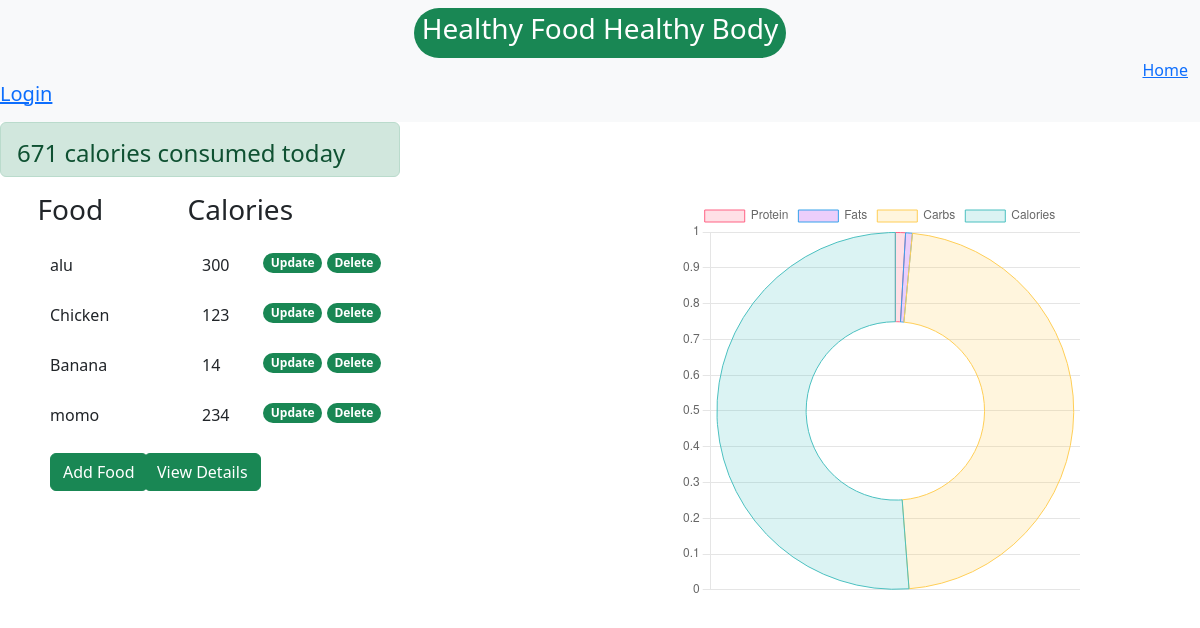
Before: / with the older database file.
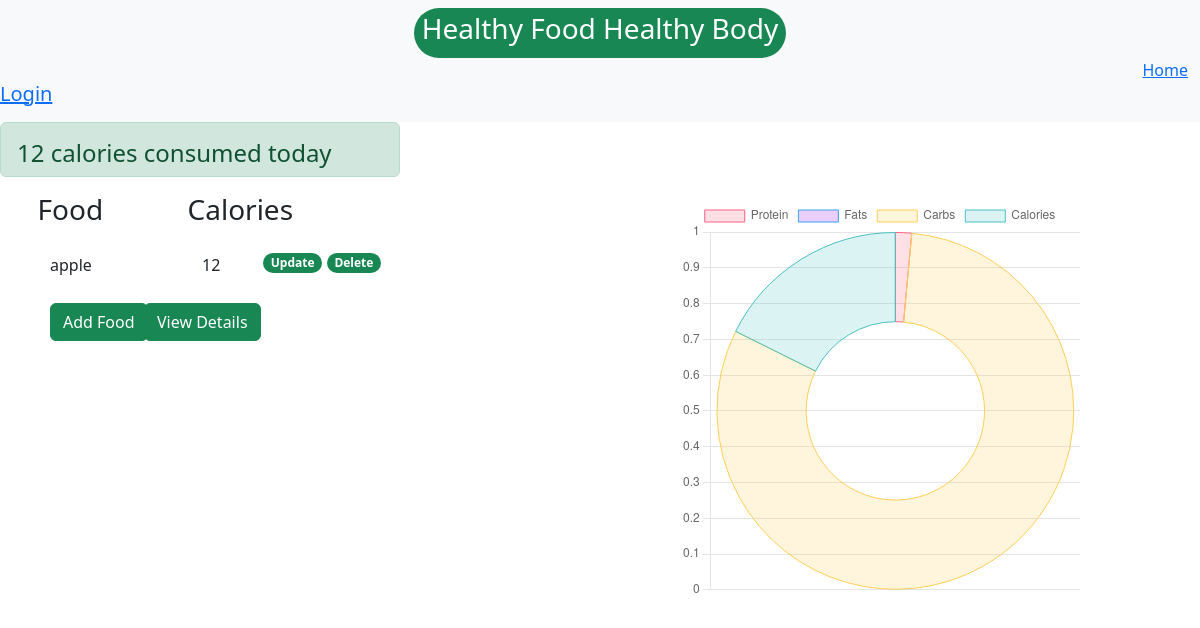
After: the same page with the newer database file.
### base/models.py (models this page shows, shortened)
class AddFood(models.Model):
    name_of_food = models.CharField(max_length=150)
    calorie = models.IntegerField()
    protein = models.DecimalField(default=0,max_digits=20,decimal_places=4)
    fats = models.DecimalField(default=0,max_digits=20,decimal_places=4)
    carbs = models.DecimalField(default=0,max_digits=20,decimal_places=4)

### base/views.py (the view)
# urls.py: path("", views.home, name="home"),
def home(request):
    food_details = AddFood.objects.all()
    calories_consumed = []
    protein_consumed = []
    fats_consumed = []
    carbs_consumed = []
    for calories in food_details:
        calories_consumed.append(calories.calorie)   # add calories value in list
        protein_consumed.append(calories.protein)   # add protein value in list
        fats_consumed.append(calories.fats)         # add fats value in list
        carbs_consumed.append(calories.carbs)        # add carbs value in list
    total_calories,total_protein,total_fats,total_carbs = 0,0,0,0
    for c,p,f,b in zip(calories_consumed, protein_consumed,fats_consumed,carbs_consumed):
        total_calories += c
        total_protein += p
        total_fats += f
        total_carbs += b
    context = {
        'food_details': food_details,
        'total_calories': total_calories,
        'total_protein': total_protein,
        'total_fats': total_fats,
        'total_carbs': total_carbs,
    }
    return render(request, 'base/home.html', context)

### base/templates/base/home.html (shortened to what this page needs)
{% extends 'base/navbar.html' %}
{% block content %}
<div class="alert alert-success" role="alert">
  <h4>{{total_calories}} calories consumed today</h4>
</div>
<div class="row">
  <div class="col-3">
    <h3>Food</h3>
  </div>
  <div class="col-3">
    <h3>Calories</h3>
  </div>
</div>
{% for food in food_details %}
<div class="row-1">
  <div class="cols">
    {{food.name_of_food}}
  </div>
  <div class="cols1">
    {{food.calorie}}
  </div>
  <div class="up">
    <h6><a href="{% url 'update' food.id %}"><span class="badge rounded-pill text-bg-success">Update</span></a> <a href="{% url 'delete' food.id %}"><span class="badge rounded-pill text-bg-success">Delete</span></a>
  </div>
</div>
{% endfor %}
<div class="row-2">
  <a href="{% url 'add' %}"><button type="submit" class="btn btn-success">Add Food </button></a>
</div>
<div class="details">
  <a href="{% url 'details' %}"><button type="submit" class="btn btn-success">View Details</button></a>
</div>
<div class="row-end">
  <div class="chart-container">
    <canvas id="myChart" width="400" heigth="400"></canvas>
  </div>
  <script>
      const ctx = document.getElementById('myChart').getContext('2d');
      const myChart = new Chart(ctx,
      {
          type: 'doughnut',  // bar, pie, line
          data: {
              labels: ['Protein', 'Fats', 'Carbs', 'Calories'],       //for name
              datasets: [{
                  label: 'Composition Of Nutrients',
                  data: ['{{total_protein}}','{{total_fats}}','{{total_carbs}}','{{total_calories}}'], //passing django variable to javascript array
                  backgroundColor: [
                      'rgba(255, 99, 132, 0.2)',
                      'rgba(154, 12, 235, 0.2)',
                      'rgba(255, 206, 86, 0.2)',
                      'rgba(75, 192, 192, 0.2)',
                      'rgba(153, 102, 255, 0.2)',
                      'rgba(255, 159, 64, 0.2)'
                  ],
                  borderColor: [
                      'rgba(255, 99, 132, 1)',
                      'rgba(54, 162, 235, 1)',
                      'rgba(255, 206, 86, 1)',
                      'rgba(75, 192, 192, 1)',
                      'rgba(153, 102, 255, 1)',
                      'rgba(255, 159, 64, 1)'
                  ],
                  borderWidth: 1
              }]
          },
          options: {
              responsive: false,
              maintainAspectRatio: false,
              scales: {
                  y: {
                      beginAtZero: true
                  }
              }
          }
      });
  </script>
</div>
{% endblock content %}

Changed rows visible on the page:
removed AddFood: name_of_food "alu", calorie "300"
removed AddFood: name_of_food "Chicken", calorie "123"
removed AddFood: name_of_food "Banana", calorie "14"
removed AddFood: name_of_food "momo", calorie "234"
added AddFood: name_of_food "apple", calorie "12"
Other visible differences:
{{ total_calories }}: "671" → "12"
chart data {{ total_protein }}: 12.0000 → 1.0000
chart data {{ total_fats }}: 8.0000 → 0.0000
chart data {{ total_carbs }}: 619.0000 → 55.0000
chart data {{ total_calories }}: 671 → 12
